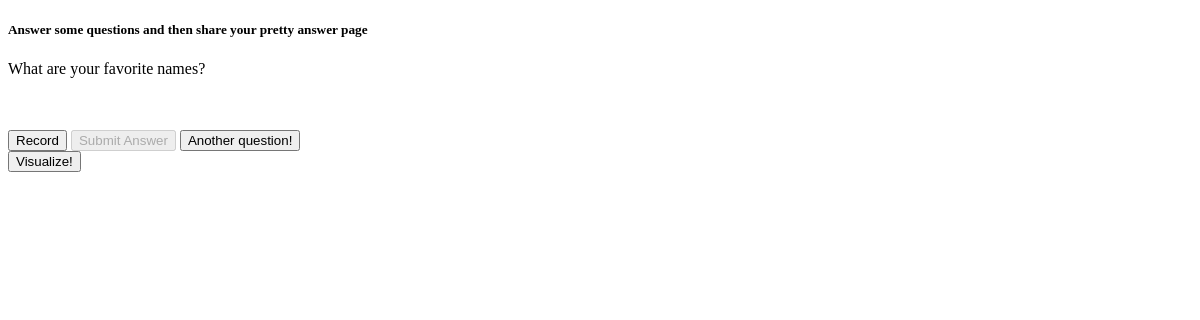
The page /users/2 on the database as committed earlier.
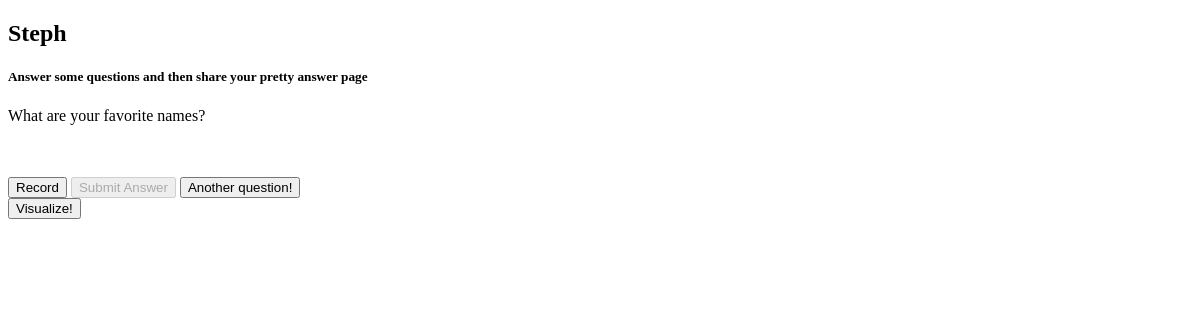
The same page on the database as committed later.
### model.py (models this page shows, shortened)
class Question(db.Model):
    __tablename__ = "questions"
    question_id = db.Column(db.Integer, autoincrement=True, primary_key=True)
    question_text = db.Column(db.String(500))
    category_id = db.Column(db.Integer, db.ForeignKey('categories.category_id'))
    category = db.relationship("Category",
                          backref=db.backref("questions", order_by=question_id))

class User(db.Model):
    __tablename__ = "users"
    user_id = db.Column(db.Integer, autoincrement=True, primary_key=True)
    email = db.Column(db.String(64), nullable=True)
    password = db.Column(db.String(64), nullable=True)
    first_name = db.Column(db.String(80))
    last_name = db.Column(db.String(80))

### server.py (the view)
@app.route("/users/<int:user_id>", methods=['GET'])
def user_profile(user_id):
    all_questions = db.session.query(Question.question_text, Question.question_id).all()
    unformatted_question = random.choice(all_questions)
    question_text = str(unformatted_question[0])
    question_id = unformatted_question[1]
    user = User.query.get(user_id)
    session["question_id"] = question_id
    return render_template("user_alarm.html", user=user, question_text=question_text, question_id=question_id)

### templates/user_alarm.html (shortened to what this page needs)
<!DOCTYPE html>
<html>
<head>
</head>
<body>
  <h2>{{ user.first_name }}</h2>
  <h5>Answer some questions and then share your pretty answer page</h5>
  <p id="question_text">{{ question_text }}</p>
  <br><br>
  <button onclick="startRecording(this);">Record</button>
  <button id="submit_answer" onclick="stopRecording(this);" disabled>Submit Answer</button>
  <button id="next_question">Another question!</button>
  <form action="/visualize" method="GET">
  <input type="submit" value="Visualize!">
  </form>
</body>
</html>

Rows that differ between the two databases and show on the page:
added User: first_name "Steph"
